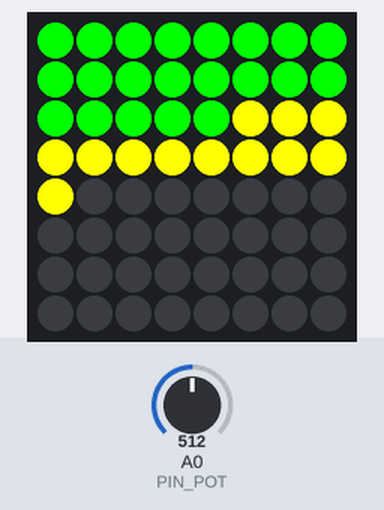
A sketch run on a simulated Arduino Uno, built with avr-gcc and run on an emulated ATmega328P. On the bench: 8×8 RGB LED matrix (first LED top left, wired row by row). The inputs (shaded band) are chosen by the test bench; at power-on: A0 (PIN_POT) = 512.

Above: at 1.2 s.
1.3 s: A0 (PIN_POT) set to 900
At 2.3 s:
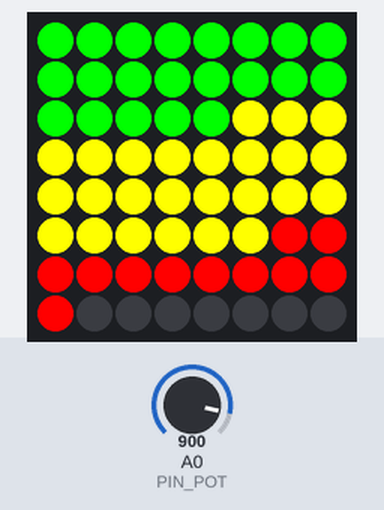
2.8 s: A0 (PIN_POT) set to 1023
At 3.3 s:
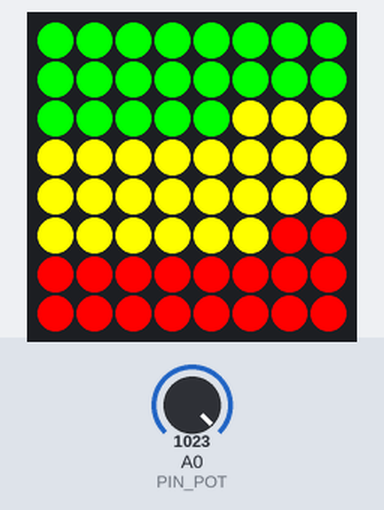
4.3 s: A0 (PIN_POT) set to 716
Timing chart, 0 to 7.3 s (numbered marks = the images above; inputs shaded):
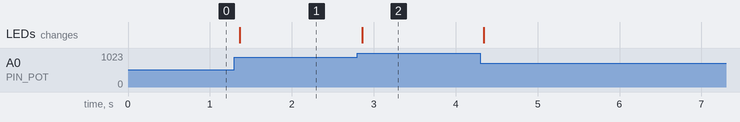

Measured:
- after the input at 1.3 s, the LEDs: change after 0.06 s (image 1)
- after the input at 2.8 s, the LEDs: change after 0.06 s (image 2)

The sketch:

Project_3.ino
```cpp
#include "Adafruit_GFX.h"
#include "Adafruit_NeoMatrix.h"
#include "Adafruit_NeoPixel.h"

#define PIN 6
#define PIN_POT A0

// Define matrix width and height.
#define mw 8
#define mh 8

int color(int);
void del(int);
void set(int);
void full(int);

Adafruit_NeoMatrix matrix = Adafruit_NeoMatrix( mw, mh, PIN,
  NEO_MATRIX_TOP  + NEO_MATRIX_LEFT +
  NEO_MATRIX_ROWS + NEO_MATRIX_ZIGZAG,
  NEO_GRB         + NEO_KHZ800);

const uint16_t colors[] = {
  matrix.Color(255, 0, 0),
  matrix.Color(0, 255, 0),
  matrix.Color(0, 0, 255) };

void setup()
{
  pinMode(PIN_POT, INPUT);
  matrix.begin();
  matrix.setTextWrap( false );

  matrix.setTextColor( colors[0] );
  matrix.show();
}

void loop()
{
  int rot, y, x, n, r, col, j, max;

  rot = analogRead(PIN_POT);
  matrix.setBrightness( 255 );

  set(rot);
  full(rot);
  del(rot);

  matrix.show();
}

void set(int rot)
{
  int r, x, y, n;

  n = rot / 16;
  r = n / 8;
  x = n - 8 * r;
  y = n / 8;

  matrix.drawPixel(x, y, color(n));
}

void del(int rot)
{
  int x, r, y, n;

  n = rot / 16 + 1;
  r = n / 8;
  y = n / 8;
  x = n - 8 * r;

  matrix.drawPixel(x, y, 0);
}

void full(int rot)
{
  int r, x, y, n, max;

  n = rot / 16;

  for(max = 0; max < n; max++)
  {
    r = max / 8;
    x = max - 8 * r;
    y = max / 8;
    matrix.drawPixel(x, y, color(max));
  }

}

int color(int n)
{
  if (n >= 0 && n <= 20)
  {
    return colors[1];
  }

  if (n >= 21 && n <= 45)
  {
    return colors[1] + colors[0];
  }
  if (n >= 46 && n <= 64)
  {
    return colors[0];
  }

}
```
